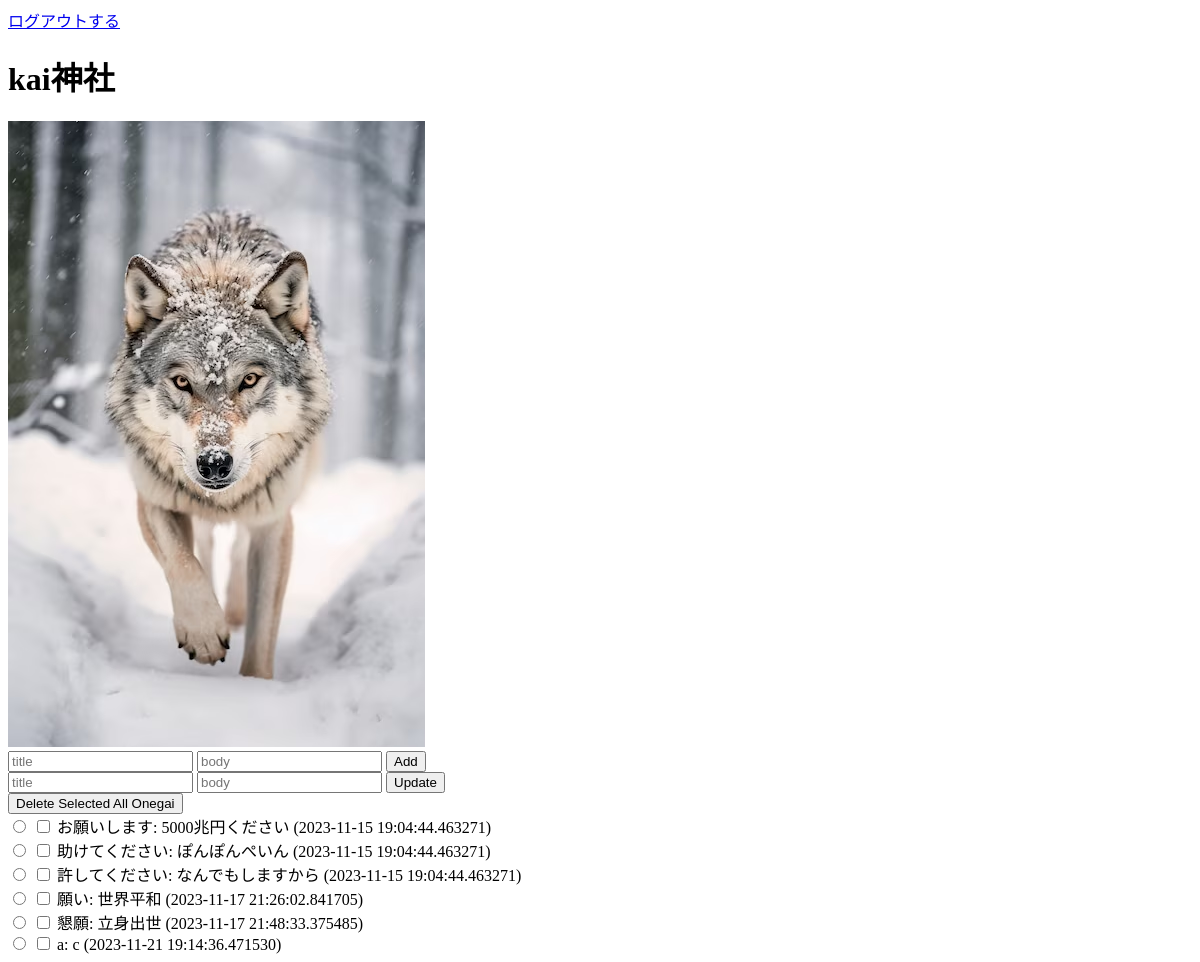
Before: /index (signed in) with the older database file.
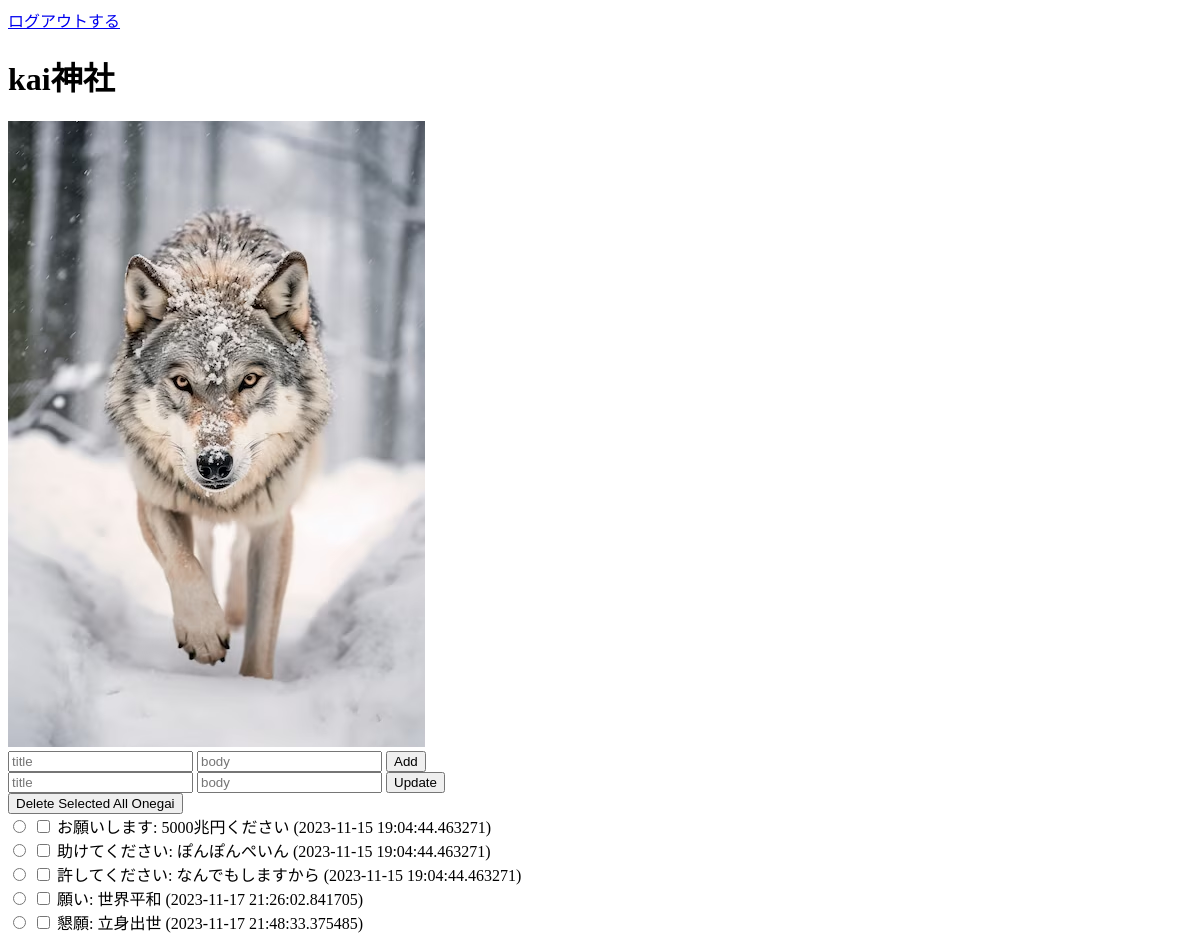
After: the same page with the newer database file.
### app/models/models.py (models this page shows, shortened)
class OnegaiContent(Base):
    __tablename__ = 'onegaicontents'
    id = Column(Integer, primary_key=True)
    title = Column(String(128), unique=True)
    body = Column(Text)
    date = Column(DateTime, default=datetime.now())

### app/app.py (the view)
@app.route("/")
@app.route("/index")
def index():
    if "user_name" in session:
        name = session["user_name"]
        all_onegai = OnegaiContent.query.all()
        return render_template("index.html",name=name,all_onegai=all_onegai)
    else:
        return redirect(url_for("top",status="logout"))

### app/templates/index.html (shortened to what this page needs)
<!DOCTYPE html>
<html>
    <head>
    </head>
    <a href="/logout">ログアウトする</a>
    <body>
    {%if name == "wolf" %}
    <h1>スペシャル{{name}}神社</h1>
    {%elif name%}
    <h1>{{name}}神社</h1>
    {%else%}
    <h1>只野神社</h1>
    {%endif%}
    <img src="/static/images/wolf.jpg" alt="wolf pic">
    <form action="/add" method="post">
        <input type="text" name="title" placeholder="title">
        <input type="text" name="body" placeholder="body">
        <input type="submit" value="Add">
    </form>
    <form action="/update" method="post" id="update">
        <input type="text" name="title" placeholder="title">
        <input type="text" name="body" placeholder="body">
        <input type="submit" value="Update">
    </form>
    <form action="/delete" method="post" id="delete">
        <input type="submit" value="Delete Selected All Onegai">
    </form>
        {%for onegai in all_onegai%}
        <div>
            <input type="radio" name="update" form="update" value={{onegai.id}}>
            <input type="checkbox" name="hello" form="delete" value={{onegai.id}}>
            {{onegai.title}}: {{onegai.body}} ({{onegai.date}})
        </div>
        {%endfor%}
    </body>
</html>

Changed rows visible on the page:
removed OnegaiContent: title "a", body "c", date "2023-11-21 19:14:36.471530"
